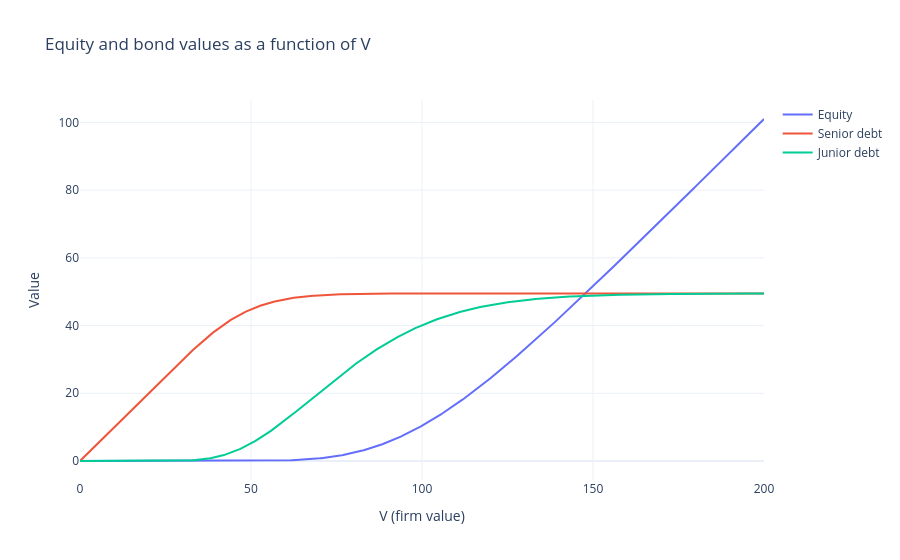

This figure's notebook cell:
### Markdown cell above
### Opgave 1
Værdien af egenkapitalen og obligationerne som funktion af $V$.

### Code cell
V = np.linspace(0.01, 200, 500)

equity = np.array([bs.call(v, DS + DJ, sigma, r, T) for v in V])
senior_debt = np.array([v - bs.call(v, DS, sigma, r, T) for v in V])
junior_debt = np.array([bs.call(v, DS, sigma, r, T) - bs.call(v, DS + DJ, sigma, r, T) for v in V])

fig = go.Figure()
fig.add_trace(go.Scatter(x=V, y=equity, mode="lines", name="Equity"))
fig.add_trace(go.Scatter(x=V, y=senior_debt, mode="lines", name="Senior debt"))
fig.add_trace(go.Scatter(x=V, y=junior_debt, mode="lines", name="Junior debt"))

fig.update_layout(
    title="Equity and bond values as a function of V",
    xaxis_title="V (firm value)",
    yaxis_title="Value",
    template="plotly_white",
)
fig.show()

### Figure 1 — Plotly figure (JSON) as saved in the notebook; plotly's stock layout.template omitted (floating-point values rounded to 4 significant figures; data arrays with more than 128 entries replaced by an {"elided": "..."} marker saying what was removed)
{"data": [{"mode": "lines", "name": "Equity", "type": "scatter", "x": {"elided": "500 float values"}, "y": {"elided": "500 float values"}}, {"mode": "lines", "name": "Senior debt", "type": "scatter", "x": {"elided": "500 float values"}, "y": {"elided": "500 float values"}}, {"mode": "lines", "name": "Junior debt", "type": "scatter", "x": {"elided": "500 float values"}, "y": {"elided": "500 float values"}}], "layout": {"title": {"text": "Equity and bond values as a function of V"}, "xaxis": {"title": {"text": "V (firm value)"}}, "yaxis": {"title": {"text": "Value"}}}}
